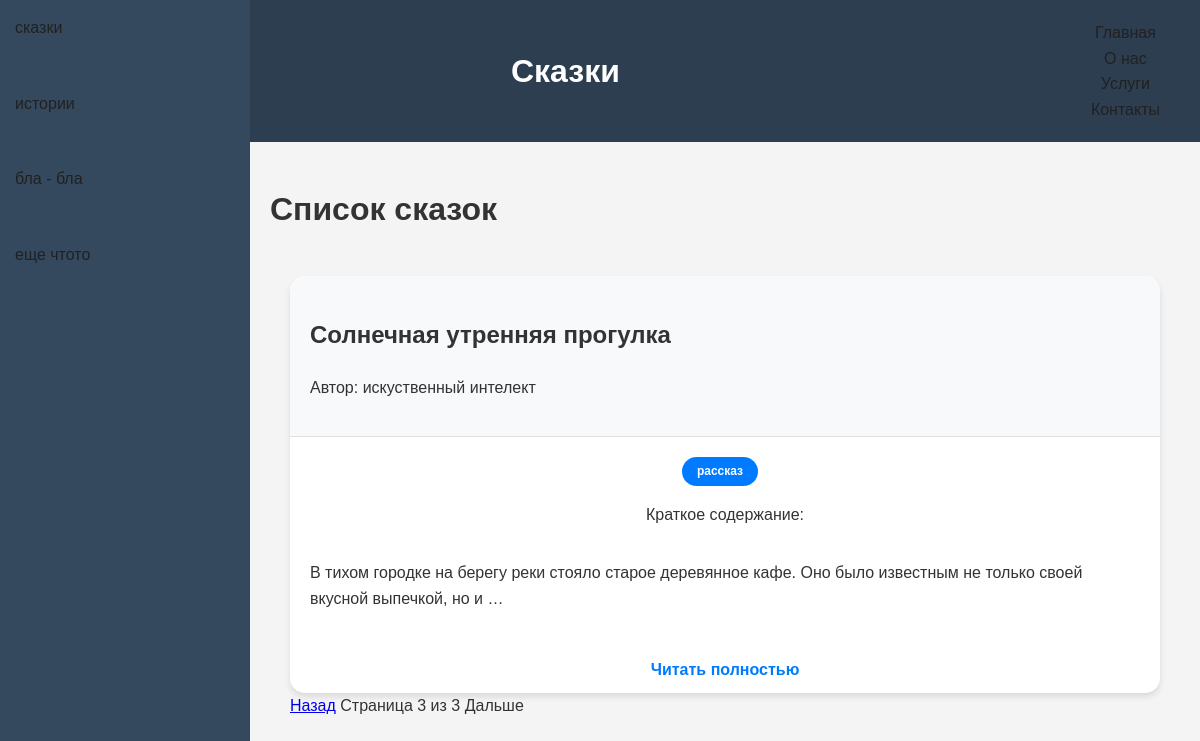
/story_list?page=3, run on the app's committed database.
### main/models.py (models this page shows, shortened)
class Story(models.Model):
    title=models.CharField(max_length=100)
    autor=models.ForeignKey(Autor, on_delete=models.CASCADE, related_name='stories')
    genre =models.ManyToManyField(Genre, blank=True)
    content = models.TextField()

class Autor(models.Model):
    name=models.CharField(max_length=100)

class Genre(models.Model):
    name=models.CharField(max_length=50)

### main/views.py (the view)
# urls.py: path('story_list', views.story_list, name='story_list'),
def story_list(request):
    stories = Story.objects.all()
    paginator = Paginator(stories, 2)  # Показываем по 2 сказки на странице
    page = request.GET.get('page', 1)
    try:
        paginated_stories = paginator.page(page)
    except PageNotAnInteger:
        paginated_stories = paginator.page(1)
    except EmptyPage:
        paginated_stories = paginator.page(paginator.num_pages)
    return render(request, 'story_list.html', {'stories': paginated_stories})

### main/templates/story_list.html (shortened to what this page needs)
{% extends 'base.html' %}
{% block content %}
    <h1>Список сказок</h1>
    <div class="container">
        {% for story in stories %}
            <div class="story-card">
                <div class="card-header">
                    <h2>{{ story.title }}</h2>
                    <p>Автор: <span class="author">{{ story.autor.name }}</span> {{ story.autor.count }} </p>
                </div>
                <div class="card-body">
                    <ul class="genre-list">
                        {% for genre in story.genre.all %}
                            <li>{{ genre.name }}</li>
                        {% endfor %}
                    </ul>
                    <p>Краткое содержание:</p>
                    <p>{{ story.content|truncatewords:20 }}</p>
                </div>
                <div class="card-footer">
                    <a href="{% url 'story_detail' story.id %}" class="read-more">Читать полностью</a>
                </div>
            </div>
        {% empty %}
            <p>Здесь пока нет сказок.</p>
        {% endfor %}
       <div class="pagination">
    {% if stories.has_previous %}
        <a href="{% url 'story_list' %}?page={{ stories.previous_page_number }}">Назад</a>
    {% else %}
        <span>Назад</span>
    {% endif %}
    <span>Страница {{ stories.number }} из {{ stories.paginator.num_pages }}</span>
    {% if stories.has_next %}
        <a href="{% url 'story_list' %}?page={{ stories.next_page_number }}">Дальше</a>
    {% else %}
        <span>Дальше</span>
    {% endif %}
</div>
{% endblock %}

### main/static/main/css/styl.css (style rules this page uses)
:root { --primary-color: #2c3e50; --secondary-color: #34495e; --accent-color: #3498db; --background-color: #ecf0f1; --text-color: #212121; --light-gray: #f1f1f1; }
body { font-family: Arial, sans-serif; line-height: 1.6; color: var(--text-color); background-color: var(--background-color); margin: 0; padding: 0; overflow-x: hidden; }

### main/templates/base.html (style rules this page uses)
:root { --primary-color: #2c3e50; --secondary-color: #34495e; --accent-color: #3498db; --background-color: #ecf0f1; --text-color: #212121; --light-gray: #f1f1f1; }
body { font-family: Arial, sans-serif; line-height: 1.6; color: var(--text-color); background-color: var(--background-color); margin: 0; padding: 0; overflow-x: hidden; }
body { font-family: Arial, sans-serif; line-height: 1.6; color: #333; background-color: #f4f4f4; }
.container { max-width: 1200px; margin: 0 auto; padding: 20px; }
.story-card { background-color: white; border-radius: 15px; box-shadow: 0 4px 6px rgba(0, 0, 0, 0.1); transition: transform 0.3s ease, box-shadow 0.3s ease; overflow: hidden; }
.card-header { padding: 20px; background-color: #f8f9fa; border-bottom: 1px solid #e0e0e0; }
.card-body { display: flex; flex-direction: column; align-items: center; padding: 20px; }
.genre-list { list-style-type: none; padding: 0; margin: 0; }
.genre-list li { display: inline-block; background-color: #007bff; color: white; padding: 5px 15px; border-radius: 25px; margin-right: 10px; font-size: 12px; font-weight: bold; }
.read-more { display: block; margin-top: auto; text-align: center; color: #007bff; text-decoration: none; padding: 10px 20px; border-radius: 25px; font-weight: bold; transition: background-color 0.3s ease; }

### data on the page
Story: title "Солнечная утренняя прогулка", autor.name "искуственный интелект", content "В тихом городке на берегу реки стояло старое деревянное кафе. Оно было известным не только своей вкусной выпечкой, но и …"
Genre: name "рассказ"

### other printed values
{{ stories.number }} "3"
{{ stories.paginator.num_pages }} "3"
